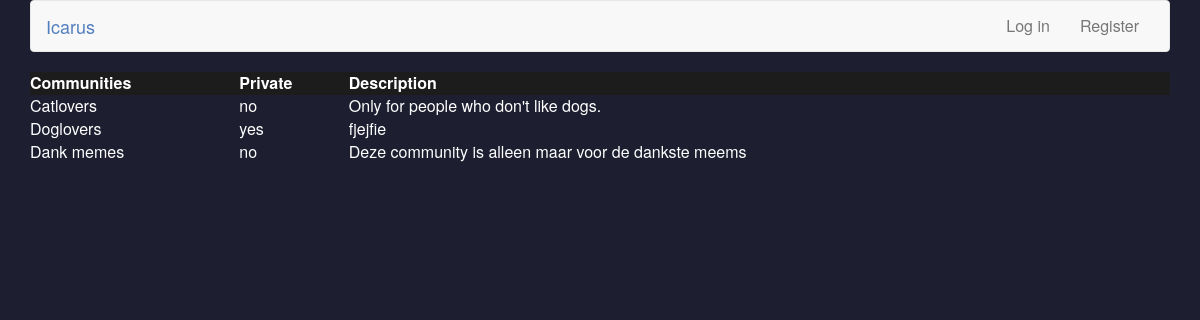
/communities, run on the app's committed database.
### tables this page shows
CREATE TABLE 'communities' ('id' INTEGER PRIMARY KEY AUTOINCREMENT NOT NULL, 'name' TEXT NOT NULL, 'private' BOOLEAN NOT NULL, 'mod'  TEXT NOT NULL  , 'desc' TEXT);

### application.py (the view)
@app.route("/communities", methods=["GET", "POST"])
def communities():
    result = queries.allcommunities()
    if not result:
        flash('No communities available')
        return render_template("index.html")
    else:
        return render_template("communities.html", result = result)

### queries.py (called while the page is built)
def allcommunities():
    return db.execute("SELECT * FROM communities")

### templates/communities.html (shortened to what this page needs)
{% extends "layout.html" %}
{% block main %}
    <table style="width: 100%; padding: 15px;">
        <tr
        style = "background-color: #1C1C1C; color: white;">
            <th>Communities</th>
            <th>Private</th>
            <th>Description</th>
        </tr>
        {% for community in result %}
            <tr>
                <td>{{ community.name }}</td>
                <td>{{ community.private }}</td>
                <td>{{ community.desc }}</td>
            </tr>
        {% endfor %}
    </table>
{% endblock %}

### static/styles.css (style rules this page uses)
main td { text-align: left; }
html, body { background-color: #0A122A; font-family: "PT Sans", "Helvetica Neue", "Helvetica", "Roboto", "Arial", sans-serif; color: #555f77; -webkit-font-smoothing: antialiased; }

### static/upload.css (style rules this page uses)
html, body { margin: 0; padding: 0; font-weight: 300; height: 100%; background: #1d1e30; text-align: center; color: #fff; font-size: 16px; overflow: scroll; }

### data on the page
communities: name "Catlovers", private "no", desc "Only for people who don't like dogs."
communities: name "Doglovers", private "yes", desc "fjejfie"
communities: name "Dank memes", private "no", desc "Deze community is alleen maar voor de dankste meems"
